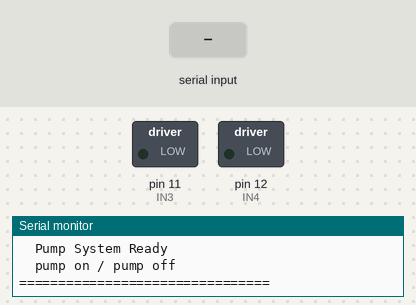
The sketch below on a simulated Arduino Uno, built with avr-gcc and run on an emulated ATmega328P. On the bench: switched loads named in the sketch (green lamp = pin HIGH), the last lines printed to the serial monitor. The inputs (shaded band) are chosen by the test bench.

Above: at 1.2 s.
1.3 s: "pump on\n" received over Serial
At 2.0 s:
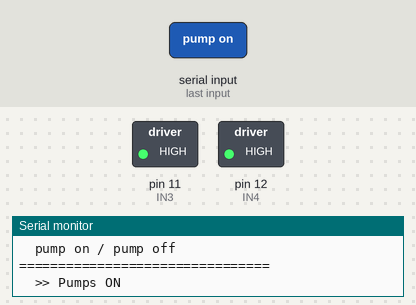
2.8 s: "pump off\n" received over Serial
At 4.2 s:
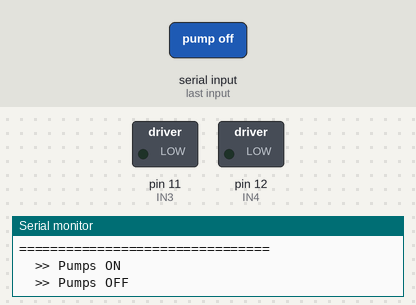
Timing chart, 0 to 5.8 s (numbered marks = the images above; inputs shaded):
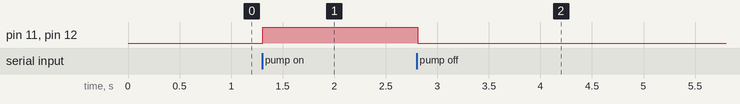

Measured:
- after the input at 1.3 s, pin 11 (IN3), pin 12 (IN4): LOW → HIGH at once
- after the input at 2.8 s, pin 11 (IN3), pin 12 (IN4): HIGH → LOW at once

The sketch:

arduino1_pump_only.ino
```cpp
// ── MASTER ARDUINO — PUMP ONLY ──────────────
// Controls both pumps via L298N
// Communicates with Display Arduino via SoftwareSerial
//
// PIN MAP:
//   L298N IN3 → D11 (Pump 1)
//   L298N IN4 → D12 (Pump 2)
//   TX to Display Arduino → D6
//   RX from Display Arduino → D7
//
// SERIAL COMMANDS (USB):
//   pump on  → Start both pumps
//   pump off → Stop  both pumps
// ─────────────────────────────────────────────

#include <SoftwareSerial.h>
SoftwareSerial toDisplay(6, 7); // TX=6, RX=7

#define IN3 11  // Pump 1
#define IN4 12  // Pump 2

void doPumps(bool on) {
  if (on) {
    digitalWrite(IN3, HIGH); digitalWrite(IN4, HIGH);
    Serial.println("  >> Pumps ON");
    toDisplay.println("Pumps: ON,Watering.....");
  } else {
    digitalWrite(IN3, LOW);  digitalWrite(IN4, LOW);
    Serial.println("  >> Pumps OFF");
    toDisplay.println("Pumps: OFF,Stopped.");
  }
}

void setup() {
  Serial.begin(9600);
  toDisplay.begin(9600);
  pinMode(IN3, OUTPUT); pinMode(IN4, OUTPUT);
  digitalWrite(IN3, LOW); digitalWrite(IN4, LOW);

  Serial.println("================================");
  Serial.println("  Pump System Ready             ");
  Serial.println("  pump on / pump off            ");
  Serial.println("================================");
  toDisplay.println("Pump System,Ready...");
}

void loop() {
  if (Serial.available()) {
    String cmd = Serial.readStringUntil('\n');
    cmd.trim();

    if      (cmd == "pump on")  doPumps(true);
    else if (cmd == "pump off") doPumps(false);
    else {
      Serial.println("  Unknown. Use: pump on / pump off");
    }
  }
}
```
